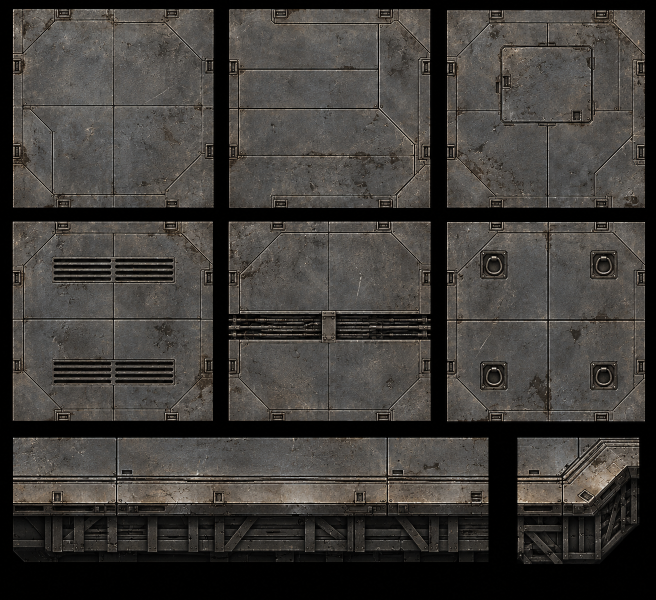
#> input picture tools/assets/mustafar/src/landing_floor_sheet.png, 1312 x 1199 px (shown at 1/2 size)
$ python slice_landing_floor.py
#> lines starting #> are read from the running program, lines starting #| are printed output that depends on the picture
"""Cut the delivered landing floor sheet (mf.landing.floor, made externally: docs/asset_requests/mf.landing.floor.md)
into the manifest's tiles. Crop only — no resampling, no colour change (CLAUDE.md "역할 분리").

    python3 tools/assets/mustafar/slice_landing_floor.py  ->  public/assets/mustafar/landing/floor_*.png

The sheet (tools/assets/mustafar/src/landing_floor_sheet.png, 1312 × 1199): six bays in two rows on black gutters,
then the rim strip (its upper part the edge beam's top seen from above, its lower part the beam's truss side face seen
from the front) and a corner drawn at an angle (not top-down: not used — the game mitres the rim at the corners).
Boxes measured on the sheet (the panels' tight bounds against the black gutters).
"""
import json
from pathlib import Path

import numpy as np
from PIL import Image

ROOT = Path(__file__).resolve().parents[3]
SRC = ROOT / 'tools/assets/mustafar/src/landing_floor_sheet.png'
OUT = ROOT / 'public/assets/mustafar/landing'
BOXES = {
    'floor_bay_A.png': (26, 18, 427, 415),  # plates in a cross, chamfered corners
    'floor_bay_A2.png': (458, 18, 861, 416),  # long plates along x
    'floor_bay_B.png': (894, 21, 1290, 415),  # access hatch
    'floor_bay_C.png': (25, 443, 426, 842),  # two vent grilles
    'floor_bay_D.png': (457, 443, 861, 842),  # cable trench along x
    'floor_bay_E.png': (894, 444, 1290, 843),  # four tie-down rings
    'floor_rim.png': (26, 875, 977, 1033),  # the beam's top: the deck side up, the outer (lava) edge at the bottom
    'floor_side.png': (26, 1033, 977, 1124),  # the beam's truss face, seen from the front, top edge at the deck
}

def trim(lum, box, most=4):
    """A bay's box with the black gutter's anti-aliased fringe taken off: up to `most` px a side while that side's
    line is much darker than the bay (a crop, nothing resampled)."""
    x0, y0, x1, y1 = box
    ref = lum[y0:y1, x0:x1].mean()
    dark = lambda line: line.mean() < 0.6 * ref  # noqa: E731
    for _ in range(most):
        if dark(lum[y0, x0:x1]): y0 += 1
        if dark(lum[y1 - 1, x0:x1]): y1 -= 1
        if dark(lum[y0:y1, x0]): x0 += 1
        if dark(lum[y0:y1, x1 - 1]): x1 -= 1
    return x0, y0, x1, y1


if __name__ == '__main__':
    OUT.mkdir(parents=True, exist_ok=True)
    sheet = Image.open(SRC).convert('RGB')
#> sheet is the input picture: PIL image 1312x1199 RGB; mean R, G, B 63.5, 60.5, 56.9
    sizes = {}
    lum = np.asarray(sheet.convert('L')).astype(float)
    for name, box in BOXES.items():
        if 'bay' in name:
            box = trim(lum, box)
        tile = sheet.crop(box)
        tile.save(OUT / name, optimize=True)
        sizes[name] = tile.size
#> this loop made 8 passes
#> (ref in trim, box) on passes 1 to 6: (87.18, (26, 19, 427, 415)), (83.72, (459, 19, 860, 415)), (82.23, (894, 21, 1289, 415)), (75.86, (25, 443, 425, 841)), (76.54, (457, 443, 861, 841)), (78.96, (894, 444, 1290, 843))
#> pass 1, `tile = sheet.crop(box)`:
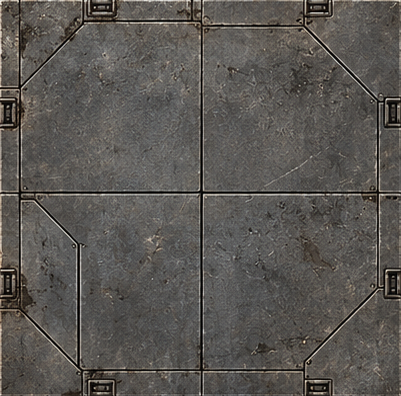
#> tile: PIL image 401x396 RGB; mean R, G, B 90.1, 86.8, 82.7
#> pass 2, `tile = sheet.crop(box)`:
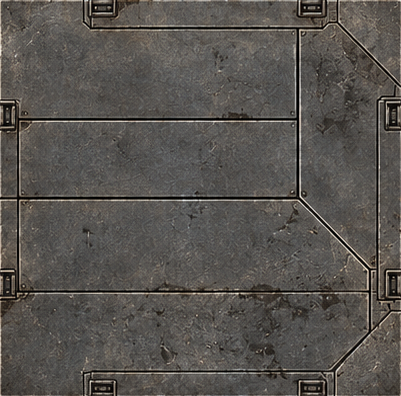
#> tile: PIL image 401x396 RGB; mean R, G, B 87.4, 83.6, 79.2
#> pass 3, `tile = sheet.crop(box)`:
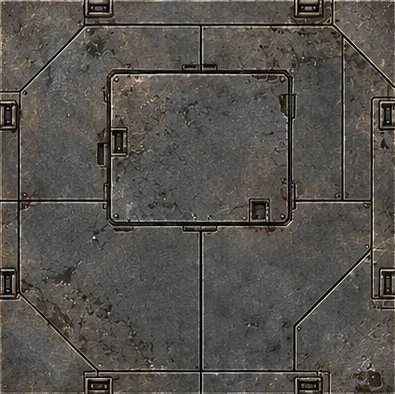
#> tile: PIL image 395x394 RGB; mean R, G, B 85.7, 81.7, 77
#> after the loop:
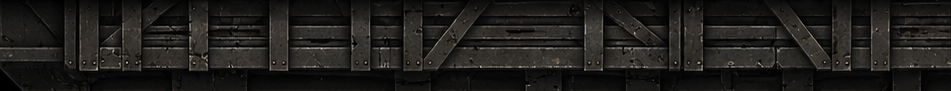
#> tile: PIL image 951x91 RGB; mean R, G, B 31.2, 29.8, 27.7
#> after the loop, sizes = {'floor_bay_A.png': (401, 396), 'floor_bay_A2.png': (401, 396), 'floor_bay_B.png': (395, 394), 'floor_bay_C.png': (400, 398), 'floor_bay_D.png': (404, 398), 'floor_bay_E.png': (396, 399), 'floor_rim.png': (951, 158), 'floor_side.png': (951, 91)}
    print(json.dumps(sizes))
#> (printed output is left out)
